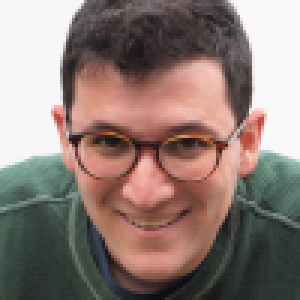
#> input picture Data/face_100by100/face_101.png, 100 x 100 px (shown 3 times larger); its folder holds only this picture in this run
$ jupyter execute --allow-errors 'EE5213-CS623 HW01 PartB (Classification).ipynb'   (older library calls are emulated)
#> lines starting #> are read from the running program, lines starting #| are printed output that depends on the picture; long printed decimals are rounded
# EE5213/CS623 Assignment 1: Part B (Classifying Face/No-Face images)

Before we start, please put your name and LUMS ID(8 digit) in the following cell.

[cell 1]
rollnumber = 21100171
name = "Muhammad Sameer"

### Instructions (IMPORTANT)

When completing the notebook, please adhere to the following rules:
- Do not write or modify any code outside of code blocks. (You can make copy of the notebook if you want to play with the code, but for the notebook you submit the code should remain un-modified).

```python
########### WRITE YOU CODE BELOW ######

print("Hello World")

########### END OF CODE ###############
```

- Do not add or delete any cells from the notebook. You may add new cells to perform scatch work, but delete them before submitting.
- Run all cells before submitting. You will only get credit for code that has been run (for the output that has been shown in this notebook).
- You only need to submit the notebook. The dataset is not required.

[cell 2]
import random
import numpy as np
import time
import matplotlib.pyplot as plt
from mpl_toolkits.axes_grid1 import ImageGrid
from skimage.io import imread_collection

# Face/NoFace Image Classification
In this part of the assignment we will implement the Face/NoFace image classification problem discussed in class.

We have prvided a dataset which contains 400 images in total. 200 of these are face images and the other 200 are images which are not faces. All images have been stored as 100x100 pixel PNG files. In the section below we load the data from respective folders and display them so that you can get an idea of what the images look like.

### Binary Classes
- 1 : Face-Class
- 0 : NoFace-Class

[cell 3]
binary_classes = {0:"NoFace", 1:"Face"}

## FACE Data
Reading and diaplying Face images.

[cell 4]
face_dir = 'Data/face_100by100/*.png'
face_images = imread_collection(face_dir)
#> face_images = 1 item

num_rows = 2
num_cols = 5

image_list = []

for i in range(num_rows*num_cols):
    rand_num = random.randint(0, len(face_images)-1)
    image_list.append(face_images[rand_num])
#> after the loop, image_list = 10 items


fig = plt.figure(figsize=(num_cols*5., num_rows*5.), )
grid = ImageGrid(fig, 111, nrows_ncols=(num_rows, num_cols), axes_pad=0.08)

for ax, im in zip(grid, image_list):
    ax.imshow(im)
    ax.axis("off")
#> this loop made 10 passes

plt.suptitle("Sample images from Face-Class", fontsize=24)
plt.show()

## NoFace Data
Reading and diaplying NoFace images.

[cell 5]
noface_dir = 'Data/noface_100by100/*.png'
noface_images = imread_collection(noface_dir)

num_rows = 2
num_cols = 5

image_list = []
#> (the rest of this cell did not finish here and is left out)

## Preparing the Data

Currently face_images and noface_images are stored as a sequence (list) of images and each image is a 3D matrix with dimension (100, 100, 3). As discussed in class we need to convert each image to a single column vector and create the input matrix $X$ for the multi-input regression problem:

- We prepare a new 2D numpy array <b>X</b> with dimensions ($n$, $m$); where $n$ is the number of pixels in the image and $m$ is total data instances available. We flatten out each image and store it as a single column in the array $X$.

- Labels are stored in a vector $\vec{y}$ of dimensions (1, $m$). Where each entry represents the label of corresponding image in $X$.

- Finally We shuffle the dataset set so that we can seperate training data and test data.

Flattening out images so all the pixel is stored as a single vector of size (image_size x image_size x 3)

[cell 6]
image_size = 100

number_of_data_instances = len(noface_images)+len(face_images)
#> number_of_data_instances = 1
X = np.zeros((image_size*image_size*3, number_of_data_instances), dtype=np.int)

for i in range(len(face_images)):
    X[:, i] = face_images[i].flatten()
#> this loop made 1 pass
for i in range(len(noface_images)):
    X[:, i+len(face_images)] = noface_images[i].flatten()

print(X.shape)
#| (30000, 1)

Preparing the labels of both classes.

[cell 7]
# y lables for images (1 for Face-class, 0 for NoFace-Class)

noface_labels = np.zeros((1, len(noface_images)))
face_labels = np.ones((1, len(face_images)))
#> face_labels = [1]
Y = np.column_stack((face_labels, noface_labels))
#> Y = [1]

print(Y.shape)
#| (1, 1)

Shuffling both $X$ and $\vec{y}$.

[cell 8]
# shuffle the data instances

permuations = np.random.permutation(number_of_data_instances)
#> permuations = [0]
X = np.take(X, permuations, axis=1)
Y = np.take(Y, permuations, axis=1)

print(X.shape)
#| (30000, 1)
print(Y.shape)
#| (1, 1)

### Data Normalization
Pixels in an image file are stored as integers in the range 0-255. However to improve gradient descent calculation, it is common to normalize the pixels to floating point values in the 0-1 range. We accomplish that simply by diving each pixel by 255.

[cell 9]
X = X/255.

### Splitting into Training Set and Validation Set (Graded)

This should contain the following the steps:
- Split the $X$ and $\vec{y}$ into training and validation sets. You can use train/validation ratio of 8:2.
- After splitting the data you should have a set of 4 numpy array <b>X_train</b>, <b>X_test</b>, <b>y_train</b> and <b>y_test</b> with the respective dimensions $(n, m * 0.8), (n, m * 0.2), (1, m * 0.8)$ and $(1, m * 0.2)$. Again $n$ is the number of features and $m$ is the total data instances.

[cell 10]
m = X.shape[1]
#> m = 1
split_ratio = 0.8


########### WRITE YOU CODE BELOW ######
count = 0
X_train = []
X_test = []
y_train = []
y_test = []
for i in range(m):
    if count/m >= split_ratio:
        X_test.append(X[:,i])
        y_test.append(Y[:,i])
    else:
        X_train.append(X[:,i])
        y_train.append(Y[:,i])
    count+=1
#> after the loop, X_test = []; X_train = 1 item; count = 1; y_test = []; y_train = [[1]]

X_train = np.array(X_train).T
X_test = np.array(X_test).T
#> X_test = empty array
y_train = np.array(y_train).T
#> y_train = [1]
y_test = np.array(y_test).T
#> y_test = empty array


########### END OF CODE ###############

print(X_train.shape)
#| (30000, 1)
print(X_test.shape)
#| (0,)
print(y_train.shape)
#| (1, 1)
print(y_test.shape)
#| (0,)

A little test to check if the dimension of your final data and labels match.

[cell 11]
print("Your array shapes: ")
print("The number of training examples(m) is:", len(X_train[0]))
#| The number of training examples(m) is: 1
#> (the rest of this cell did not finish here and is left out)

### Loss Function (Graded)

- Compute predicted output vector: $\vec{y'}$ = $\vec{w}$.<b>X</b> + b

  Hint: Use np.dot for vectorized implementation.

- The loss function $L_{mse}$ can then be calculated from observed output vector $\vec{y}$ and predicted output vector $\vec{y'}$ as:

    Hint: Use np.sum for vectorized implementation.

\begin{equation}
 L_{mse} = \frac{1}{m} \sum_{i=1}^{m} (y'^{(i)}-y^{(i)})^2
\end{equation}


[cell 12]
def compute_loss(w, b, X, Y):

    ########### WRITE YOU CODE BELOW ######
    m = X.shape[1]
    cost = 0
    cost = (1/m)*(np.sum(np.square(Y - ( (w@X) + b) )))

    ########### END OF CODE ###############

    return cost

You can test you loss function now.

[cell 13]
# Lets pick some ranodm values of x, y w and b (mind the dimensions of each of these) to test the loss function

np.random.seed(42)
temp_x = np.random.rand(2, 4) # (n, m)
temp_w = np.random.rand(1, 2) # (1, 2)
temp_y = np.array([0., 1., 1., 0.]).reshape(1, 4) # (1, m)
temp_b = 1 # (1, 1)

temp_loss = compute_loss(temp_w, temp_b, temp_x, temp_y)

print("Your loss value:\n", temp_loss)
print()
print("Correct loss value:\n", str(1.593460207930571))

### Calculate Gradient (Graded)
- Compute predicted output vector: $\vec{y'}$ = $\vec{w}$.<b>X</b> + b
- For each weight $j = 1, 2, ..., n$ calculate $\frac{dL}{dw_j}$ as $dw$:
\begin{equation}
 \frac{dL}{dw_{j}} = \Delta w_j = \frac{1}{m} \sum_{i=1}^{m} (y'^{(i)}-y^{(i)}).x^{(i)}
\end{equation}

As a final result return a single vector $\vec{dw}$ where each entry contain the derrivative wrt to that weight.

- For bias calculate $\frac{dL}{db}$ as $db$:
\begin{equation}
 \frac{dL}{db} = \Delta b =  \sum_{i=1}^{m} \frac{1}{m}(y'^{(i)}-y^{(i)})
\end{equation}

Hint: The obvious implementation is loop based, which is extremely slow. You can use np.multipy and np.sum to compute all the gradient effeciently.

[cell 14]
def calculate_gradient(X, Y, weights, bias):

    m = X.shape[1]

    ########### WRITE YOU CODE BELOW ######

    dw = None
    db = None

    dw = (1/m * (weights@X + bias - Y)@ X.T)[0]
    db =  1/m * np.sum(((weights@X + bias) - Y))

    ########### END OF CODE ###############

    return dw, db

You can test your gradient function below.

[cell 15]
np.random.seed(42)
temp_x = np.random.rand(3, 4) # (n, m)
temp_w = np.random.rand(1, 3) # (1, n)
temp_y = np.array([0., 1., 1., 0.]).reshape(1, 4) # (1, m)
temp_b = 1 # (1, 1)

dw, db = calculate_gradient(temp_x, temp_y, temp_w, temp_b)

print("Your Weights:")
print(dw)
print("Your bias = ")
print(db)

print()
print("Expected Weights:")
print("""[0.75536147 0.50545371 0.84117876]""")
print ("Expected bias:")
print(1.2228846994260034)

### Predict Function (Graded)

- Compute predicted output vector: $\vec{y'}$ = $\vec{w}$.<b>X</b> + b
- If $\vec{y'^{(i)}} \ge 0.5$ then replace by 1, otherwise replace by $0$.

[cell 16]
def predict(w, b, X):

    ########### WRITE YOU CODE BELOW ######

    y_prime = w@X + b
    y_prime = np.where(y_prime>=0.5,1.,0.)

    ########### END OF CODE ###############

    return y_prime

[cell 17]
np.random.seed(42)
temp_x = np.random.rand(4, 8) # (n, m)
temp_w = np.array([-0.3, 0.5, 0.9, -0.7]).reshape(1, 4) #(n, 1)
temp_b = 0.5

temp_pred_y = predict(temp_w, temp_b, temp_x)
print("You prediction:\n", temp_pred_y)
print()
print("Expected prediction:\n", """[[1. 0. 1. 1. 1. 1. 0. 1.]]""")

### Training your model (Graded)
This will be your training loop. For every iteraion you will do the following:
- Calcualte the $\vec{dw}$ and $db$ using compute_gradient function.
- Update the weights for $j=1, 2, ... , n$ and bias $b$ using:
\begin{equation}
 w_j = w_j - (lr * dw_j)
\end{equation}
\begin{equation}
 b = b - (lr * db)
\end{equation}

    HINT: Again, use vectorized implementation instead of naive loop-based implementation to update all the weights and bias.

- Compute the cost for the updated weights and store it in the history for analysis later.

[cell 18]
def train_classifier(weights, bias, X, Y, iterations, learning_rate, log_frequency):

#> called with weights = array of shape (1, 30000), bias = 0, X = array of shape (30000, 1), Y = array of shape (1, 1), iterations = 10000, learning_rate = 0.0001, log_frequency = 400
    cost_history  = []

    for i in range(iterations):

        ########### WRITE YOU CODE BELOW ######

        # computing the gradient
        dw,db = calculate_gradient(X, Y, weights, bias)

        # updating the parameters
        weights -=learning_rate * dw
        bias -= learning_rate*db

        # calculate the cost for analysis later
        cost = compute_loss(weights, bias, X, Y)

        ########### END OF CODE ###############


        if i % log_frequency == 0:
            cost_history.append(cost)
            print ("Cost after iteration %i: %f" %(i, cost))
#> this loop made 10000 passes
#> (db, bias, cost) on passes 1 to 3: (-1, 0.0001, 0.000111), (0.0105, 9.89e-05, 1.22e-08), (-0.000111, 9.9e-05, 1.36e-12)
#| Cost after iteration 0: 0.000111
#| Cost after iteration 400: 0
#| Cost after iteration 800: 0
#| Cost after iteration 1200: 0
#| Cost after iteration 1600: 0
#| Cost after iteration 2000: 0
#| Cost after iteration 2400: 0
#| Cost after iteration 2800: 0
#> (further printed lines are left out)
#> after the loop, bias = 9.9e-05; cost_history = 25 values, max 0.000111 at index 0, min 4.93e-32 at index 1, mean 4.43e-06

    return weights, bias, cost_history

### Hyperparamters, Weight Initializaiton and Starting Training (Graded)
- (Graded) <b>Learnign rate:</b> Try different learning rates in the range [0.001, 0.00001]. With each learning rate check the behaviour of the cost during learning. If cost is not diverging, the learning rate is high and need to reduced. If cost function is diverging but very slowy, you need to bring up the learning rate. <b>In the end you should be able to reduce the loss as low as 0.05 (or less). </b>
- (Graded) <b>Epochs: </b>Numer of gradient descent steps to carry out. You can also try the number in the range [200, 5000] and see how it effects training. First start with fewer number of iterations, if training is working perfectly and loss is decreasing on each iteration (constult the epoch vs loss graph below), you can train for more iterations.
- Initialization of weights and bias.
- Call to the function train_classifier with the desired inputs, outputs and parameters defined already.

[cell 19]
########### WRITE YOU CODE BELOW ######

# learning rate
learning_rate = 0.0001

# training epochs
iterations = 10000

########### END OF CODE ###############

# initializing the weights and bias
weights = np.zeros((1, X_train.shape[0]))
bias = 0

# boolean for whether to print the logs
print_cost = True

# frequency with which to print the logs
log_frequency = iterations/25

print("Learning Rate: ", learning_rate)
print()

# recording the time before starting learning
start_time = time.time()

# training the classifier
w, b, cost_history = train_classifier(weights, bias, X_train, y_train, iterations, learning_rate, log_frequency)
#> b = 9.9e-05

# measuring the end time and computing mintues/secs
end_time = time.time()
time_taken = end_time - start_time #converting it to minutes
minutes = int(time_taken/60)
seconds = int(time_taken%60)

print("\nTime taken to train the model: {min_key: .02f} min/s, {sec_key: 0.2f} secs".format(min_key=minutes, sec_key=seconds))

### Calculating the Training and Validaiton accuracy (Graded)
Here you test your model on the learned weights and calculate the training and validation accuracy.

- Make predcitions on <b>X_train</b> and <b>X_test</b> using the weights and bias learned above.
- Now compare the true labels (<b>y_train</b> and <b>y_test</b>) with predicted labels and compute train and validation accuracy as:
     \begin{equation} \text{accuracy} = \frac{\text{# of correct predictions}}{\text{total predictions}} \end{equation}


NOTE: If you have implemented everything correctly then you should you get both training and test accuracy greater than 90%. Obviously the training accuracy will always be higher than the test accuracy.

[cell 20]
pred_train_y = predict(w, b, X_train)
#> pred_train_y = [1]
#> (the rest of this cell did not finish here and is left out)


########### WRITE YOU CODE BELOW ######

training_acc = 0
valid_acc = 0
count = 0
for i in range(y_train.shape[1]):
    if y_train[:,i] == pred_train_y[:,i]:
        count+=1
training_acc = count/y_train.shape[1] * 100
count=0
for i in range(y_test.shape[1]):
    if y_test[:,i] == pred_test_y[:,i]:
        count+=1
valid_acc = count/y_test.shape[1] * 100


########### END OF CODE ###############

print()
print("Train accuracy:", str(training_acc), "%")
print("Validation accuracy:", str(valid_acc), "%")

### Plotting cost vs iteration graph
With the correct implementation you should see that the cost is going down with each iteration.

[cell 21]
y_axis = list(range(1, len(cost_history)+1))
#> y_axis = 25 values from 1 to 25
y_axis = [log_frequency*x for x in y_axis]
#> y_axis = 25 values from 400 to 10000

plt.plot(y_axis, cost_history, color='b', linestyle='-' , marker='.')

plt.title("Epoch vs Cost Graph")
plt.xlabel("Iteration")
plt.ylabel("Cost")

plt.grid(True)
plt.show()
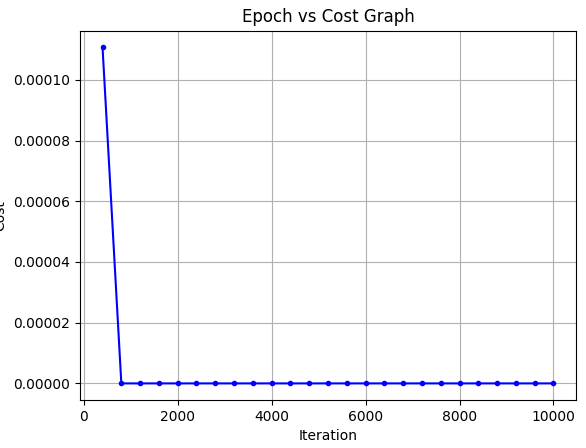
#> figure drawn by matplotlib, 1 panel; curve peaks at x = 400, y = 0.000111


$ run again, on Data/face_100by100/face_107.png
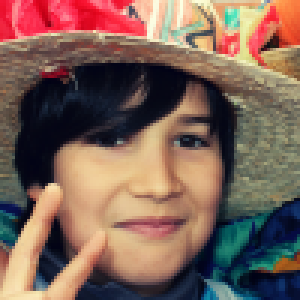
#> input picture Data/face_100by100/face_107.png, 100 x 100 px (shown 3 times larger)
#> face_images = 1 item
#> after the loop `for i in range(num_rows*num_cols):`: image_list = 10 items
#> the loop `for ax, im in zip(grid, image_list):` made 10 passes
#> number_of_data_instances = 1
#> the loop `for i in range(len(face_images)):` made 1 pass
#| (30000, 1)
#> face_labels = [1]
#| (1, 1)
#> permuations = [0]
#| (30000, 1)
#| (1, 1)
#> after the loop `for i in range(m):`: X_test = []; X_train = 1 item; count = 1; y_test = []; y_train = [[1]]
#> `X_test = np.array(X_test).T`: X_test = empty array
#> `y_train = np.array(y_train).T`: y_train = [1]
#> `y_test = np.array(y_test).T`: y_test = empty array
#| (30000, 1)
#| (0,)
#| (1, 1)
#| (0,)
#| The number of training examples(m) is: 1
#> the loop in train_classifier, `for i in range(iterations):` made 10000 passes
#> (db, bias, cost) on passes 1 to 3: (-1, 0.0001, 0.0781), (-0.279, 0.000128, 0.0061), (-0.0781, 0.000136, 0.000477)
#> (printed output is left out)
#> after the loop in train_classifier, `for i in range(iterations):`: bias = 0.000139; cost_history = 25 values, max 0.0781 at index 0, min 4.93e-32 at index 1, mean 0.00312
#> `w, b, cost_history = train_classifier(weights, bias, X_train, y_train,..`: b = 0.000139
#> pred_train_y = [1]
#> `y_axis = list(range(1, len(cost_history)+1))`: y_axis = 25 values from 1 to 25
#> `y_axis = [log_frequency*x for x in y_axis]`: y_axis = 25 values from 400 to 10000
#> `plt.show()`:
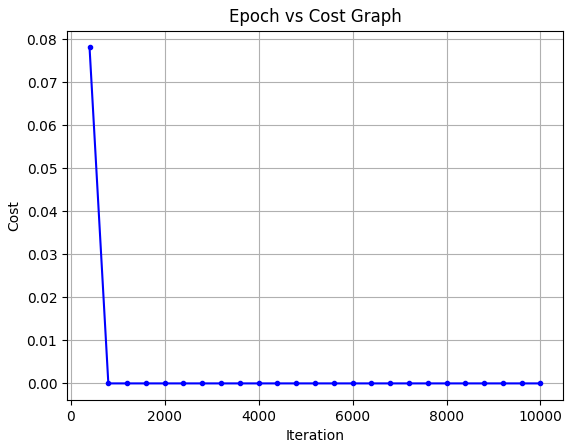
#> figure drawn by matplotlib, 1 panel; curve peaks at x = 400, y = 0.0781

$ run again, on Data/face_100by100/face_108.png
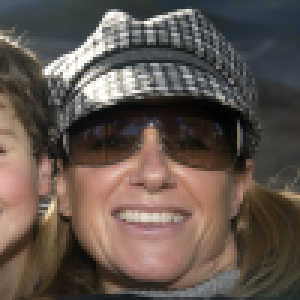
#> input picture Data/face_100by100/face_108.png, 100 x 100 px (shown 3 times larger)
#> face_images = 1 item
#> after the loop `for i in range(num_rows*num_cols):`: image_list = 10 items
#> the loop `for ax, im in zip(grid, image_list):` made 10 passes
#> number_of_data_instances = 1
#> the loop `for i in range(len(face_images)):` made 1 pass
#| (30000, 1)
#> face_labels = [1]
#| (1, 1)
#> permuations = [0]
#| (30000, 1)
#| (1, 1)
#> after the loop `for i in range(m):`: X_test = []; X_train = 1 item; count = 1; y_test = []; y_train = [[1]]
#> `X_test = np.array(X_test).T`: X_test = empty array
#> `y_train = np.array(y_train).T`: y_train = [1]
#> `y_test = np.array(y_test).T`: y_test = empty array
#| (30000, 1)
#| (0,)
#| (1, 1)
#| (0,)
#| The number of training examples(m) is: 1
#> the loop in train_classifier, `for i in range(iterations):` made 10000 passes
#> (db, bias, cost) on passes 1 to 3: (-1, 0.0001, 0.277), (-0.527, 0.000153, 0.0769), (-0.277, 0.00018, 0.0213)
#> (printed output is left out)
#> after the loop in train_classifier, `for i in range(iterations):`: bias = 0.000211; cost_history = 25 values, max 0.277 at index 0, min 1.23e-32 at index 1, mean 0.0111
#> `w, b, cost_history = train_classifier(weights, bias, X_train, y_train,..`: b = 0.000211
#> pred_train_y = [1]
#> `y_axis = list(range(1, len(cost_history)+1))`: y_axis = 25 values from 1 to 25
#> `y_axis = [log_frequency*x for x in y_axis]`: y_axis = 25 values from 400 to 10000
#> `plt.show()`:
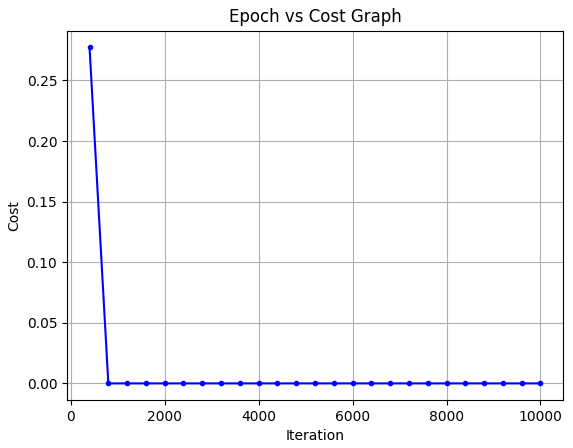
#> figure drawn by matplotlib, 1 panel; curve peaks at x = 400, y = 0.277

$ run again, on Data/face_100by100/face_110.png
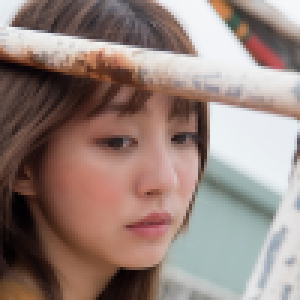
#> input picture Data/face_100by100/face_110.png, 100 x 100 px (shown 3 times larger)
#> face_images = 1 item
#> after the loop `for i in range(num_rows*num_cols):`: image_list = 10 items
#> the loop `for ax, im in zip(grid, image_list):` made 10 passes
#> number_of_data_instances = 1
#> the loop `for i in range(len(face_images)):` made 1 pass
#| (30000, 1)
#> face_labels = [1]
#| (1, 1)
#> permuations = [0]
#| (30000, 1)
#| (1, 1)
#> after the loop `for i in range(m):`: X_test = []; X_train = 1 item; count = 1; y_test = []; y_train = [[1]]
#> `X_test = np.array(X_test).T`: X_test = empty array
#> `y_train = np.array(y_train).T`: y_train = [1]
#> `y_test = np.array(y_test).T`: y_test = empty array
#| (30000, 1)
#| (0,)
#| (1, 1)
#| (0,)
#| The number of training examples(m) is: 1
#> the loop in train_classifier, `for i in range(iterations):` made 10000 passes
#> (db, bias, cost) on passes 1 to 3: (-1, 0.0001, 0.00367), (0.0606, 9.39e-05, 1.35e-05), (-0.00367, 9.43e-05, 4.95e-08)
#> (printed output is left out)
#> after the loop in train_classifier, `for i in range(iterations):`: bias = 9.43e-05; cost_history = 25 values, max 0.00367 at index 0, min 0 at index 1, mean 0.000147
#> `w, b, cost_history = train_classifier(weights, bias, X_train, y_train,..`: b = 9.43e-05
#> pred_train_y = [1]
#> `y_axis = list(range(1, len(cost_history)+1))`: y_axis = 25 values from 1 to 25
#> `y_axis = [log_frequency*x for x in y_axis]`: y_axis = 25 values from 400 to 10000
#> `plt.show()`:
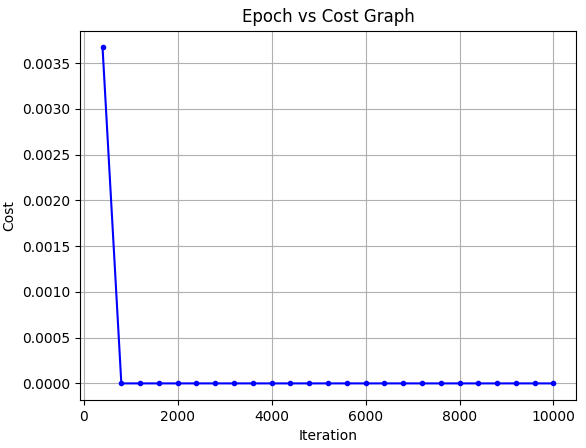
#> figure drawn by matplotlib, 1 panel; curve peaks at x = 400, y = 0.00367

$ run again, on Data/face_100by100/face_103.png
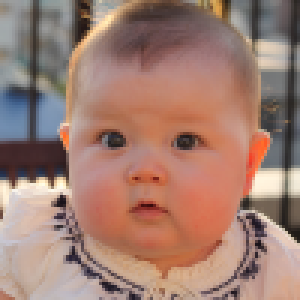
#> input picture Data/face_100by100/face_103.png, 100 x 100 px (shown 3 times larger)
#> face_images = 1 item
#> after the loop `for i in range(num_rows*num_cols):`: image_list = 10 items
#> the loop `for ax, im in zip(grid, image_list):` made 10 passes
#> number_of_data_instances = 1
#> the loop `for i in range(len(face_images)):` made 1 pass
#| (30000, 1)
#> face_labels = [1]
#| (1, 1)
#> permuations = [0]
#| (30000, 1)
#| (1, 1)
#> after the loop `for i in range(m):`: X_test = []; X_train = 1 item; count = 1; y_test = []; y_train = [[1]]
#> `X_test = np.array(X_test).T`: X_test = empty array
#> `y_train = np.array(y_train).T`: y_train = [1]
#> `y_test = np.array(y_test).T`: y_test = empty array
#| (30000, 1)
#| (0,)
#| (1, 1)
#| (0,)
#| The number of training examples(m) is: 1
#> the loop in train_classifier, `for i in range(iterations):` made 10000 passes
#> (db, bias, cost) on passes 1 to 3: (-1, 0.0001, 0.00551), (-0.0742, 0.000107, 3.04e-05), (-0.00551, 0.000108, 1.68e-07)
#> (printed output is left out)
#> after the loop in train_classifier, `for i in range(iterations):`: bias = 0.000108; cost_history = 25 values, max 0.00551 at index 0, min 0 at index 1, mean 0.000221
#> `w, b, cost_history = train_classifier(weights, bias, X_train, y_train,..`: b = 0.000108
#> pred_train_y = [1]
#> `y_axis = list(range(1, len(cost_history)+1))`: y_axis = 25 values from 1 to 25
#> `y_axis = [log_frequency*x for x in y_axis]`: y_axis = 25 values from 400 to 10000
#> `plt.show()`:
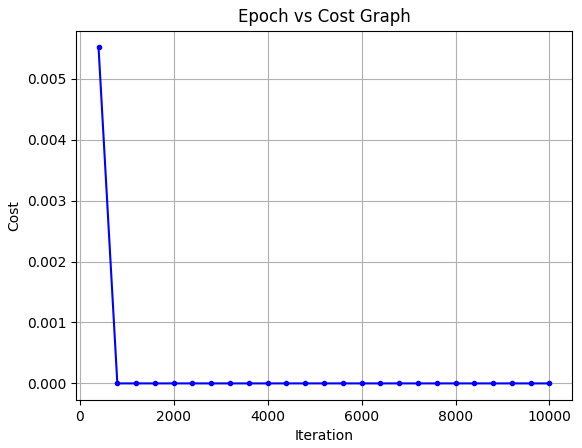
#> figure drawn by matplotlib, 1 panel; curve peaks at x = 400, y = 0.00551
